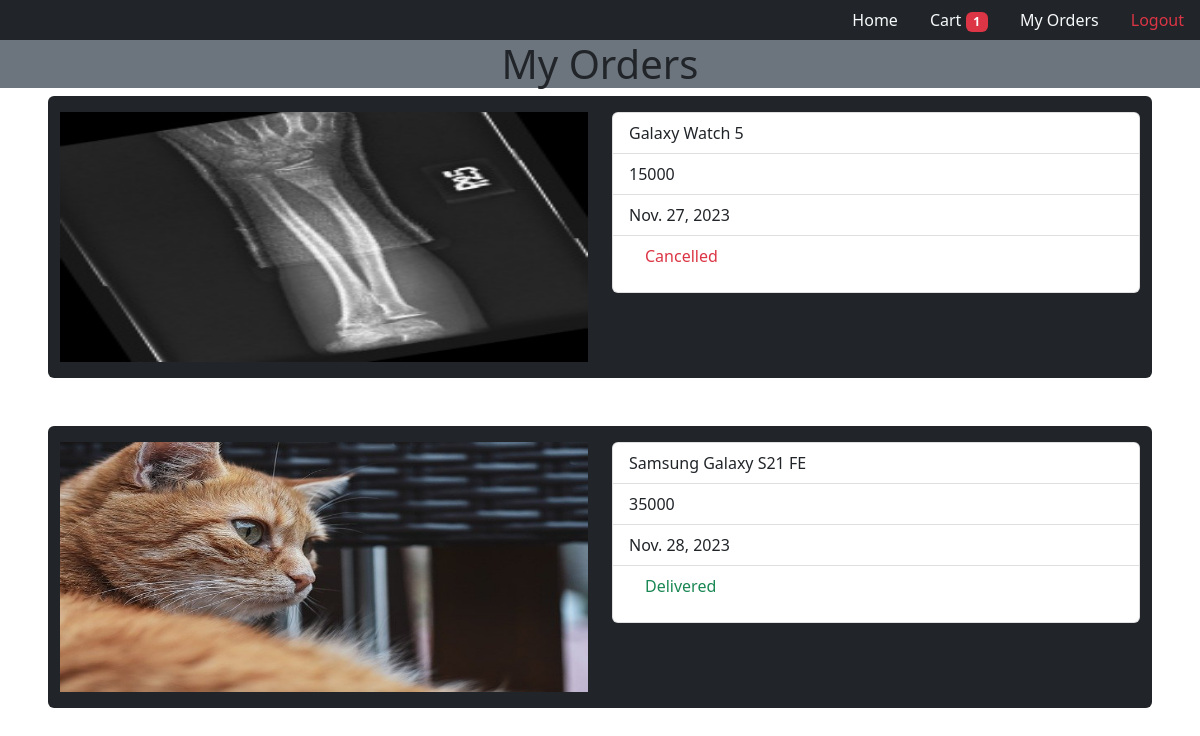
The page /customer/orders (signed in) on the database its author committed.
### account/models.py (models this page shows, shortened)
class Order(models.Model):
    cart=models.OneToOneField(Cart,on_delete=models.CASCADE)
    date=models.DateField(auto_now_add=True)
    address=models.CharField(max_length=500,null=True)
    phone=models.IntegerField(null=True)
    options=(
        ('Order Placed','Order Placed'),
        ('Shipped','Shipped'),
        ('Out For Delivery','Out For Delivery'),
        ('Delivered','Delivered'),
        ('Cancelled','Cancelled')
    )
    status=models.CharField(max_length=100,choices=options,default='Order Placed')

class Cart(models.Model):
    product=models.ForeignKey(Product,on_delete=models.CASCADE)
    user=models.ForeignKey(User,on_delete=models.CASCADE)
    date=models.DateField(auto_now_add=True)
    status=models.CharField(default='cart',max_length=100)

class Product(models.Model):
    name=models.CharField(max_length=100)
    price=models.IntegerField()
    description=models.CharField(max_length=300)
    options=(
        ('MobilePhone','MobilePhone'),
        ('Tablet','Tablet'),
        ('SmartWatch','SmartWatch'),
        ('Laptop','Laptop')
    )
    type=models.CharField(max_length=100,choices=options,default='MobilePhone')
    image=models.ImageField(upload_to="product_images")

### customer/views.py (the view)
# urls.py: path('orders',OrderList.as_view(),name="order"),
@method_decorator(dec,name='dispatch')
class OrderList(ListView):
    template_name="orders.html"
    context_object_name="data"
    queryset=Order.objects.all()
    def get_queryset(self):
        return Order.objects.filter(cart__user=self.request.user)

### customer/context_processor.py (called while the page is built)
def count_cart(request):
    if request.user.is_authenticated:
        cnt=Cart.objects.filter(user=request.user,status='cart').count()
        return {'count':cnt}
    else:
        return {'count':0}

### customer/views.py (called while the page is built)
def signin_required(fn):
    def inner(request,*args,**kwargs):
        if request.user.is_authenticated:
            return fn(request,*args,**kwargs)
        else:
            messages.error(request,"Login Required!!")
            return redirect('log')
    return inner

### customer/templates/orders.html (shortened to what this page needs)
{% extends 'navbar.html' %}
{% block nav %}
<h1 class="bg-secondary text-center font-bolder">My Orders</h1>
{% for i in data %}
<div class="row mx-5 bg-dark rounded mb-5">
    <div class="col">
        <img src="{{i.cart.product.image.url}}" style="height: 250px;" class="w-100 my-3" alt="">
    </div>
    <div class="col">
        <ul class="list-group mt-3">
            <li class="list-group-item">{{i.cart.product.name}}</li>
            <li class="list-group-item">{{i.cart.product.price}}</li>
            <li class="list-group-item">{{i.date}}</li>
            <li class="list-group-item">
                {% if i.status == 'Order Placed' or i.status == 'Shipped' %}
                    <p class="text-info ms-3">{{i.status}}</p>
                    <a href="{% url 'corder' i.id %}"
                    onclick="return confirm('Are you sure?')" class="btn btn-danger ms-3">Cancel Order</a>
                {%else%}
                    {% if i.status == 'Cancelled' %}
                        <p class="text-danger ms-3">{{i.status}}
                    {%else%}
                        <p class="text-success ms-3">{{i.status}}</p>
                    {%endif%}
                </p>
                {%endif%}
            </li>
        </ul>
    </div>
</div>
{% endfor %}
{% endblock nav %}

### rows shown on the page
Order: cart.product.image (picture), cart.product.name "Galaxy Watch 5", cart.product.price "15000", date "Nov. 27, 2023", status "Cancelled"
Order: cart.product.image (picture), cart.product.name "Samsung Galaxy S21 FE", cart.product.price "35000", date "Nov. 28, 2023", status "Delivered"

### other values the page prints
{{ count }} "1"
